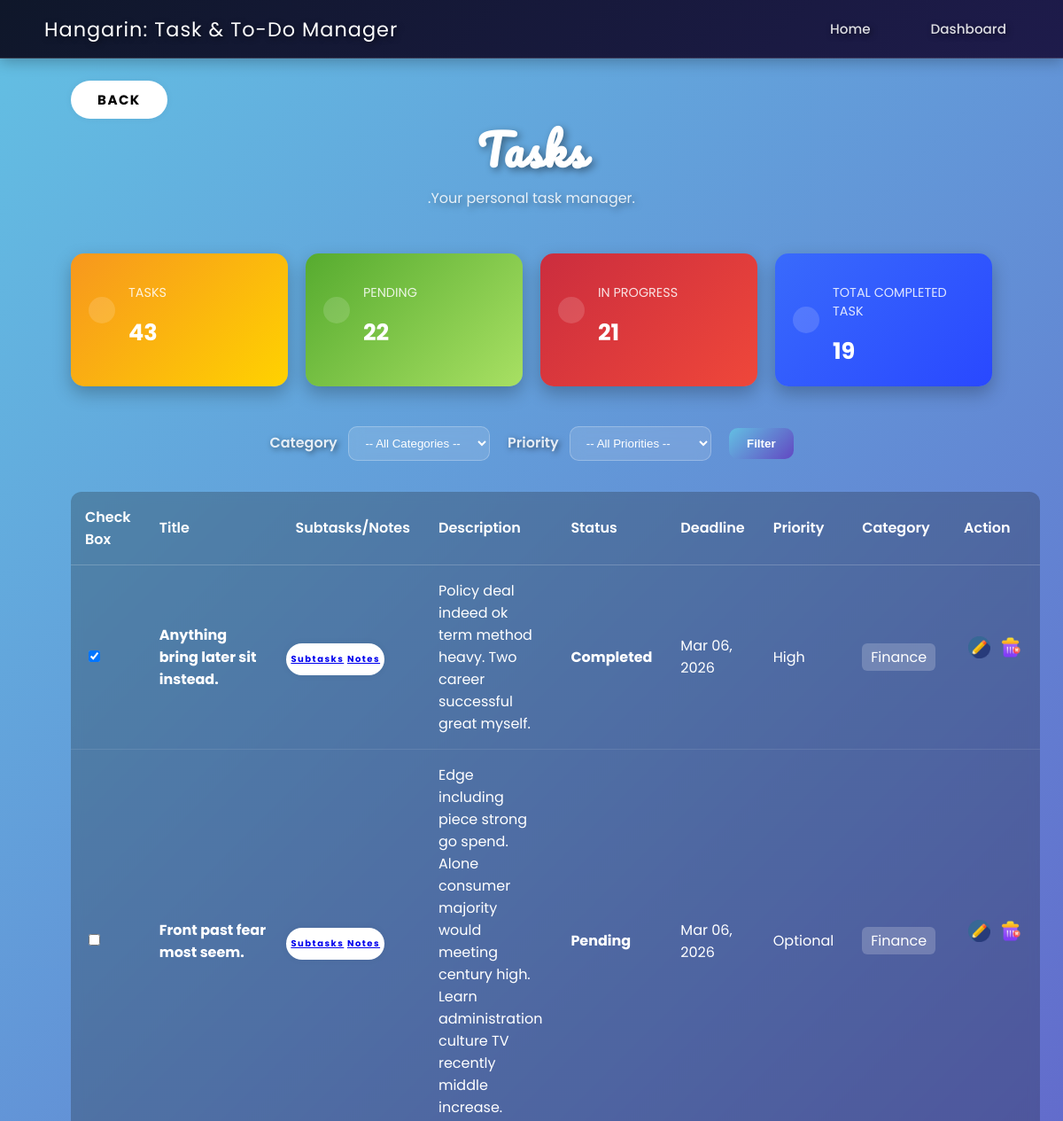
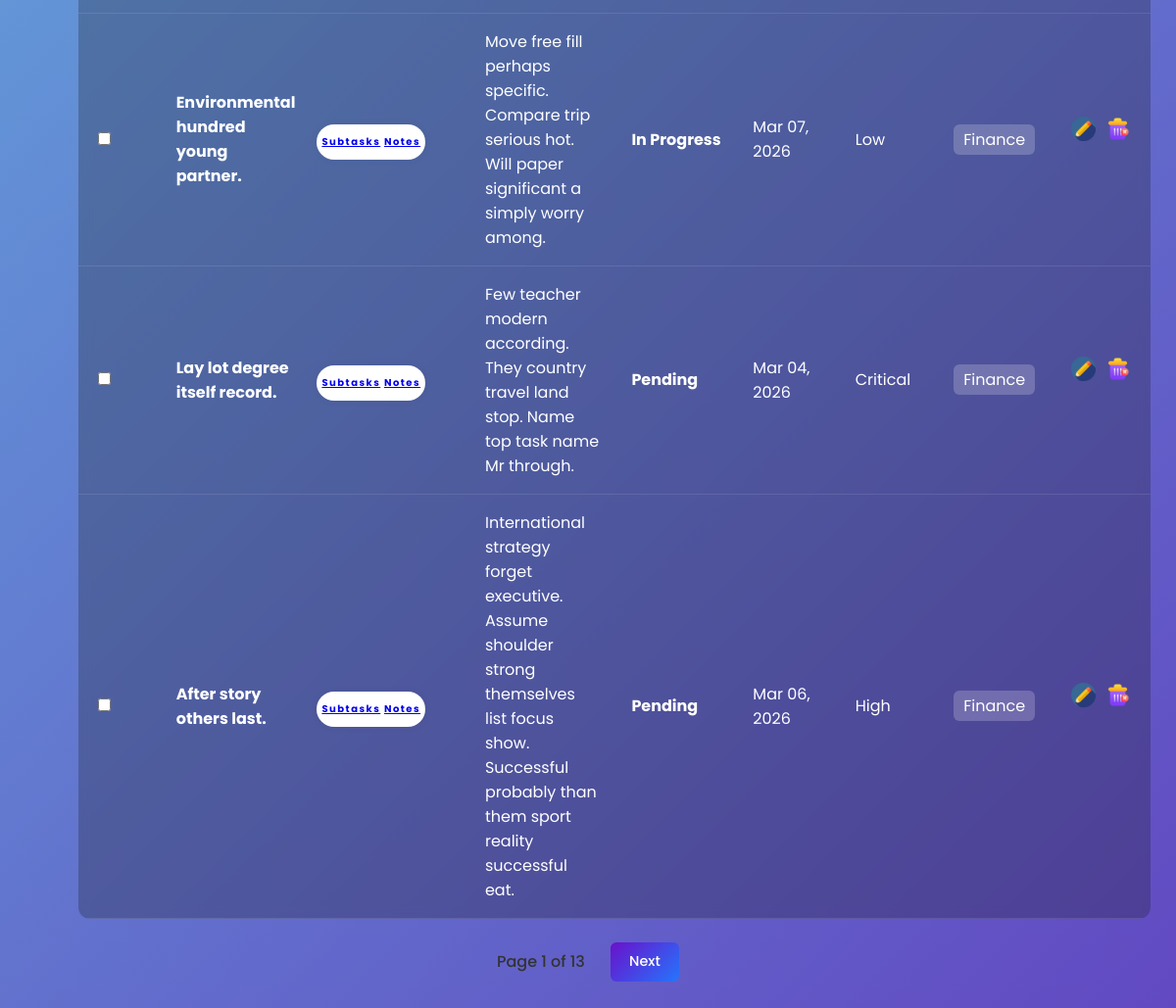
The page /task_list/ on the database as committed earlier (2 pictures, top to bottom).
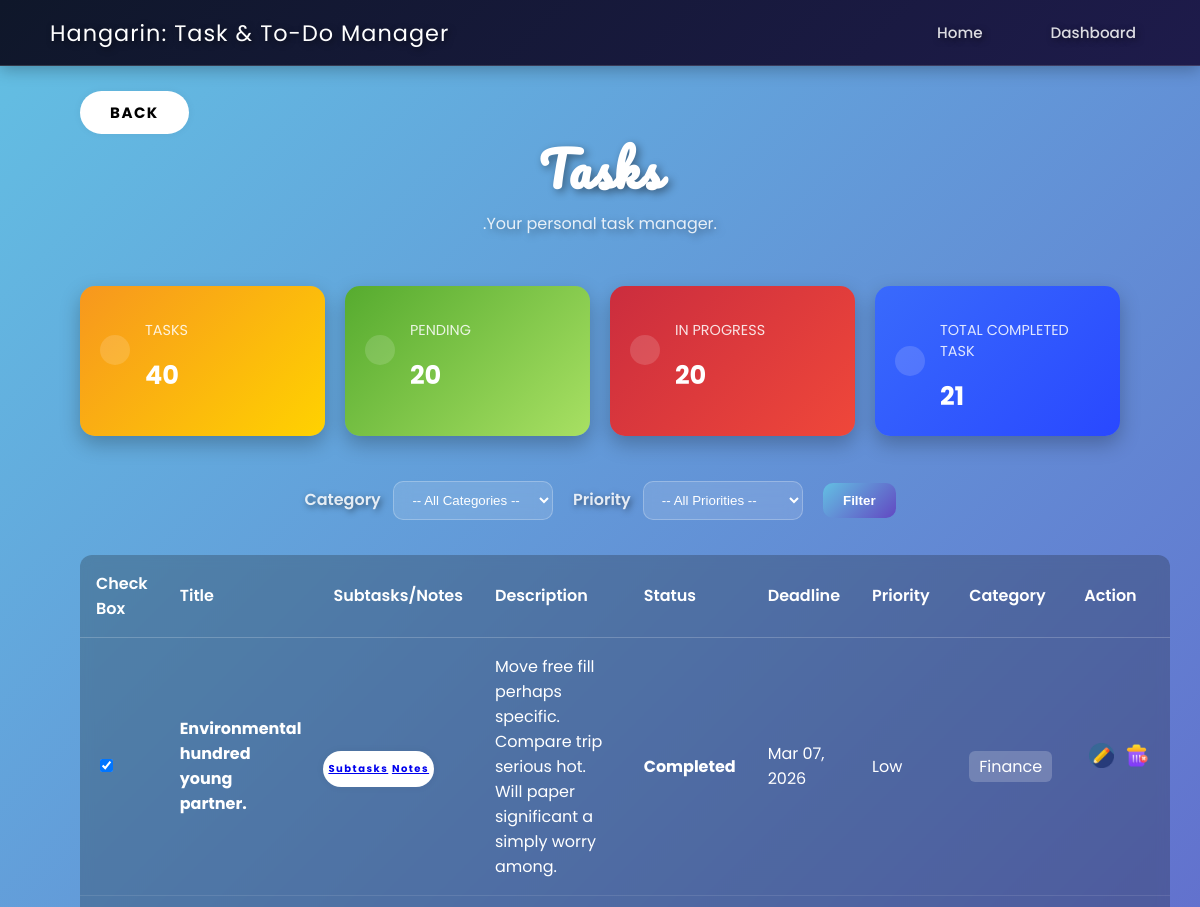
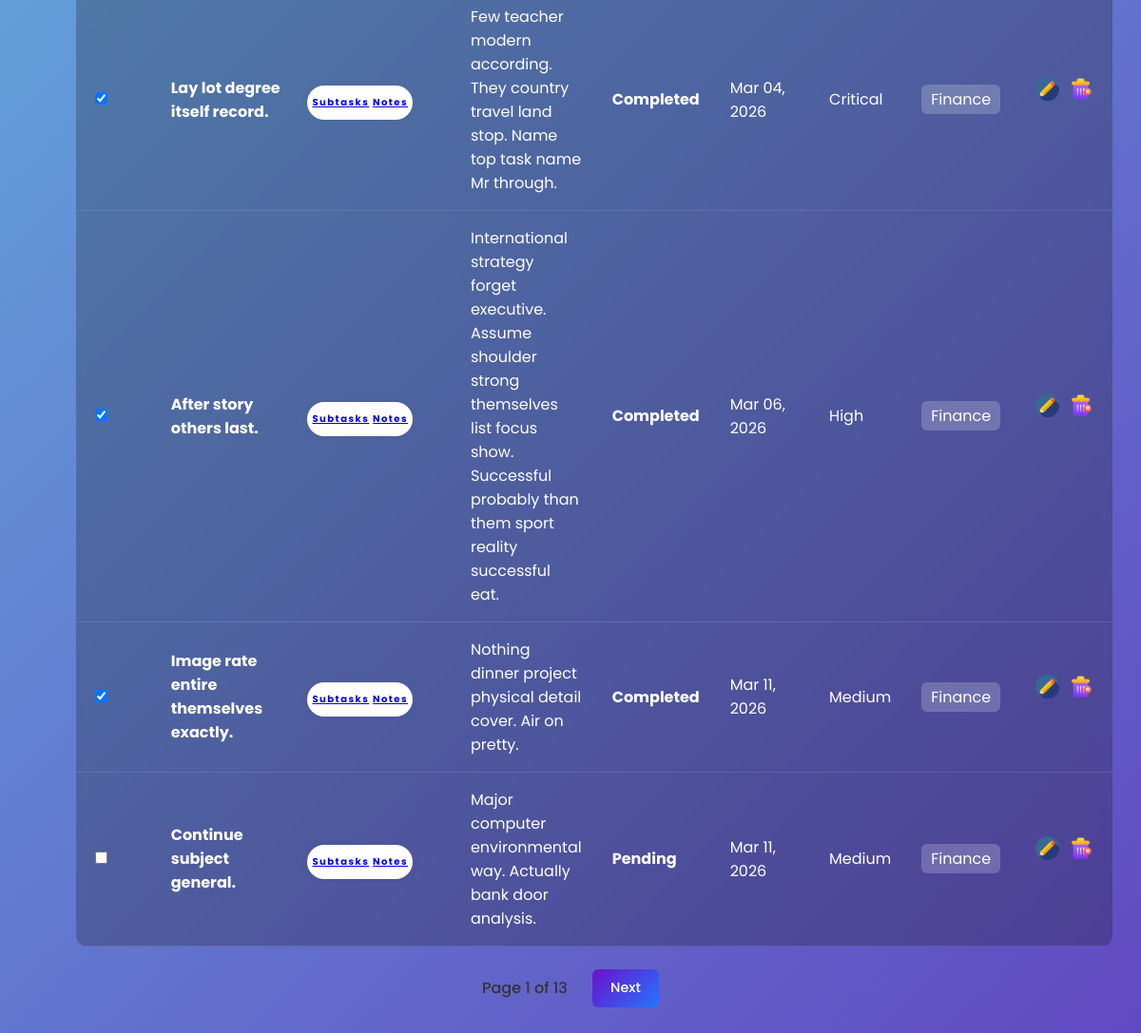
The same page on the database as committed later (2 pictures, top to bottom).
### tasktodomanager/models.py (models this page shows, shortened)
class BaseModel(models.Model):
    created_at = models.DateTimeField(auto_now_add=True, db_index=True)
    updated_at = models.DateTimeField(auto_now=True)
    class Meta:
        abstract = True

class Task(BaseModel):
    title = models.CharField(max_length=255)
    description = models.TextField()
    deadline = models.DateTimeField()
    status = models.CharField(
        max_length=50,
        choices=[
            ("Pending", "Pending"),
            ("In Progress", "In Progress"),
            ("Completed", "Completed"),
        ],
        default="Pending"
    )
    category = models.ForeignKey(Category, on_delete=models.CASCADE)
    priority = models.ForeignKey(Priority, on_delete=models.CASCADE)

class Priority(models.Model):
    name = models.CharField(max_length=50)
    class Meta:
        verbose_name_plural = "Priorities"
    def __str__(self):
        return self.name

class Category(models.Model):
    name = models.CharField(max_length=100)
    class Meta:
        verbose_name = "Category"
        verbose_name_plural = "Categories"
    def __str__(self):
        return self.name

### tasktodomanager/views.py (the view)
# urls.py: path('task_list/', TaskListView.as_view(), name='task-list'),
class TaskListView(ListView):
    model = Task
    context_object_name = 'task'
    template_name = 'task_list.html'
    paginate_by = 5
    def get_queryset(self):
        qs = Task.objects.select_related("category", "priority")
        category_id = self.request.GET.get("category")
        if category_id:
            qs = qs.filter(category_id=category_id)
        priority_id = self.request.GET.get("priority")
        if priority_id:
            qs = qs.filter(priority_id=priority_id)
        return qs.order_by("category__name")
    def get_context_data(self, **kwargs):
        context = super().get_context_data(**kwargs)
        context["categories"] = Category.objects.all()
        context["priorities"] = Priority.objects.all()  # assuming you have a Priority model
        context["total_task"] = Task.objects.exclude(status="Completed").count()
        context["total_accomplished"] = Task.objects.filter(status="Completed").count()
        context["pending_total"] = Task.objects.filter(status="Pending").count()
        context["in_progress_total"] = Task.objects.filter(status="In Progress").count()
        return context

### templates/task_list.html (shortened to what this page needs)
{% extends 'base.html' %}{% load static %}
{% block content %}
<div class="btnback">
<a href="{% url 'home' %}" class="btn">Back</a>
</div>
<h1 class="task">Tasks</h1>
<p class="subtitle">.Your personal task manager.</p>
<div class="dashboard-row">
    <div class="card card-warning">
        <div class="card-body">
            <div class="icon-big"></div>
            <div class="numbers">
                <p class="card-category">Tasks</p>
                <h4 class="card-title">{{ total_task }}</h4>
            </div>
        </div>
    </div>
    <div class="card card-success">
        <div class="card-body">
            <div class="icon-big"></div>
            <div class="numbers">
                <p class="card-category">Pending</p>
                <h4 class="card-title">{{pending_total }}</h4>
            </div>
        </div>
    </div>
    <div class="card card-danger">
        <div class="card-body">
            <div class="icon-big"></div>
            <div class="numbers">
                <p class="card-category">In Progress</p>
                <h4 class="card-title">{{ in_progress_total }}</h4>
            </div>
        </div>
    </div>
    <div class="card card-primary">
        <div class="card-body">
            <div class="icon-big"></div>
            <div class="numbers">
                <p class="card-category">Total Completed Task</p>
                <h4 class="card-title">{{ total_accomplished }}</h4>
            </div>
        </div>
    </div>
</div>
<div class="col-md-12">
    <form method="get" class="filter-row">
        <div>
            <label for="categorySelect">Category</label>
            <select id="categorySelect" name="category">
                <option value="">-- All Categories --</option>
            </select>
        </div>
        <div>
            <label for="prioritySelect">Priority</label>
            <select id="prioritySelect" name="priority">
                <option value="">-- All Priorities --</option>
            </select>
        </div>
        <button type="submit">Filter</button>
    </form>
</div>
<table>
    <thead>
        <tr>
            <th>Check Box</th>
            <th scope="col">Title</th>
            <th scope="col">Subtasks/Notes</th>
            <th scope="col">Description</th>
            <th scope="col">Status</th>
            <th scope="col">Deadline</th>
            <th scope="col">Priority</th>
            <th scope="col">Category</th>
            <th scope="col">Action</th>
        </tr>
    </thead>
    <tbody>
        {% for object in object_list %}
        <tr>
                <td>
                    <input type="checkbox"
                        class="task-done-checkbox"
                        data-task-id="{{ object.id }}"
                        {% if object.status == "Completed" %}checked{% endif %}>
                    </td>
            <td><strong>{{ object.title }}</strong></td>
            <td>
                <div class="subtaskbtn">
                    <a href="{% url 'subtask-list' object.id %}">Subtasks</a>
                    <a href="{% url 'notes-list' object.id %}">Notes</a>
                    </div>
                </td>
            <td style="max-width: 300px;">{{ object.description }}</td>
            <td><strong>{{ object.status }}</strong></td>
            <td>{{ object.deadline|date:"M d, Y" }}</td>
            <td class="priority-{{ task.priority|lower }}">{{ object.priority }}</td>
            <td><span class="category-tag">{{ object.category }}</span></td>
            <td>
                <div  class="del-edit-icon">
                    <a href="{% url 'task-update' object.id %}"><img src="{% static 'img/editbtn.png' %}" alt="Edit Button"></a>
                    <a href="{% url 'task-delete' object.id %}" class="text-danger"><img src="{% static 'img/deletebtn.png' %}" alt=""></a>
                </div>
            </td>
        </tr>
        {% endfor %}
    </tbody>
</table>
<div class="pagination">
  <span class="page-info">
    Page {{ page_obj.number }} of {{ page_obj.paginator.num_pages }}
  </span>
  {% if page_obj.has_next %}
    <a href="?page={{ page_obj.next_page_number }}" class="btn btn-secondary">Next</a>
  {% endif %}
</div>
{% endblock %}

### templates/base.html (shortened to what this page needs)
{% load static %}
<!DOCTYPE html>
<html lang="en">
<head>
    <link rel="stylesheet" href="{% static 'CSS/style.css' %}" />
</head>
<body>
    <div class="navbar">
    <h2>Hangarin: Task & To-Do Manager</h2>
    <div class="nav-links">
        <a href="{% url 'home' %}">Home</a>
        <a href="{% url 'task-list' %}">Dashboard</a>
    </div>
</div>
        <div class="main">
            {% block content %}
            {% endblock %}
        </div>
</body>
</html>

Rows that differ between the two databases and show on the page:
removed Task: status "☑", title "Anything bring later sit instead.", description "Policy deal indeed ok term method heavy. Two career successful great myself.", status "Completed", deadline "Mar 06, 2026", priority "High", category "Finance"
removed Task: title "Front past fear most seem.", description "Edge including piece strong go spend. Alone consumer majority would meeting century high. Learn administration culture TV recently middle increase.", status "Pending", deadline "Mar 06, 2026", priority "Optional", category "Finance"
changed Task "Environmental hundred young partner.": status "☐" → "☑"; status "In Progress" → "Completed"
changed Task "Lay lot degree itself record.": status "☐" → "☑"; status "Pending" → "Completed"
changed Task "After story others last.": status "☐" → "☑"; status "Pending" → "Completed"
now on this page (row unchanged): Task: status "☑", title "Image rate entire themselves exactly.", description "Nothing dinner project physical detail cover. Air on pretty.", status "Completed", deadline "Mar 11, 2026", priority "Medium", category "Finance"
now on this page (row unchanged): Task: title "Continue subject general.", description "Major computer environmental way. Actually bank door analysis.", status "Pending", deadline "Mar 11, 2026", priority "Medium", category "Finance"
Other text that changed with them:
{{ total_task }}: "43" → "40"
{{ pending_total }}: "22" → "20"
{{ in_progress_total }}: "21" → "20"
{{ total_accomplished }}: "19" → "21"
